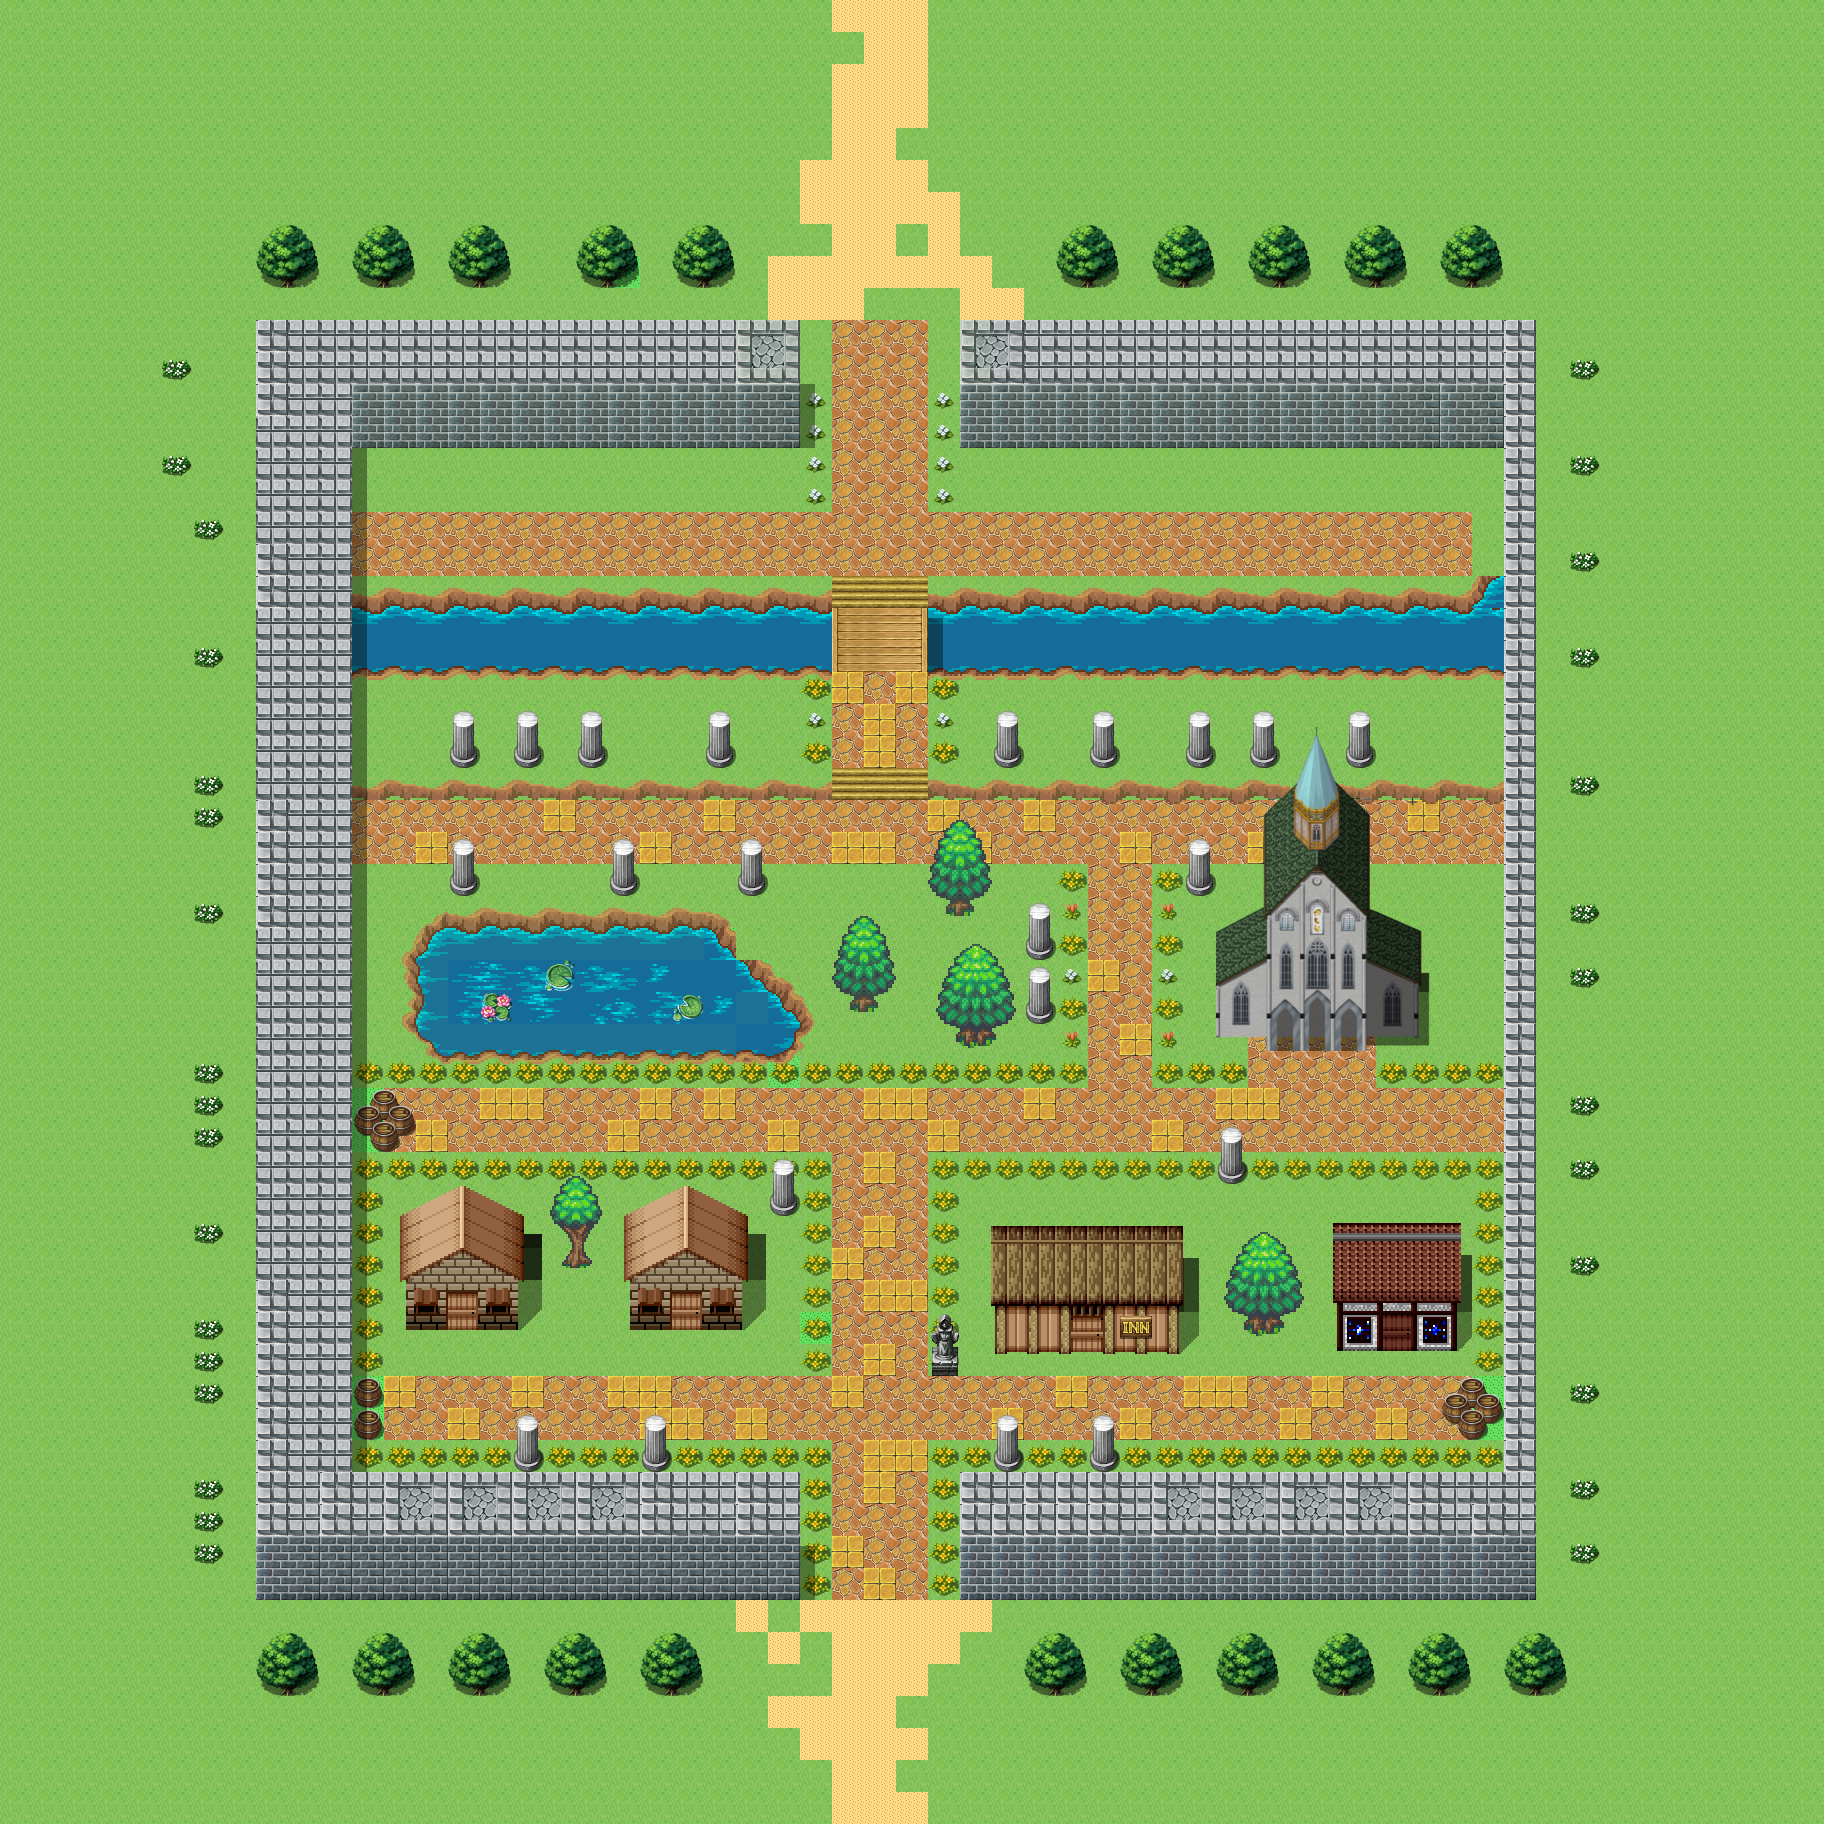

The image is a tile-based game level rendered from a .tmx file. Its description and source (layers, tilesets, objects; grid data summarised) follow:
An orthogonal 57x57 tile map with 32x32 px tiles, 10 tile layers (Tile Layer 1, Tile Layer 2, Tile Layer 3, Tile Layer 4, ...), 10 tilesets and 112 objects (6x person, 3x portalO, startpoint, portalIn).

<map version="1.2" tiledversion="1.2.4" orientation="orthogonal" renderorder="right-down" width="57" height="57" tilewidth="32" tileheight="32" infinite="0" nextlayerid="32" nextobjectid="234">
 <tileset firstgid="1" name="DragonQuestRetro" tilewidth="32" tileheight="32" tilecount="120" columns="15">
  <image source="../Resources/DragonQuestRetro.png" width="480" height="256" />
 </tileset>
 <tileset firstgid="121" name="Exteriors" tilewidth="32" tileheight="32" tilecount="256" columns="16">
  <image source="../Resources/Exteriors.png" width="512" height="512" />
 </tileset>
 <tileset firstgid="377" name="rpg_maker_telles0808" tilewidth="32" tileheight="32" tilecount="2016" columns="32">
  <image source="../Resources/rpg_maker_telles0808.png" width="1024" height="2016" />
 </tileset>
 <tileset firstgid="2393" name="houses1" tilewidth="32" tileheight="32" tilecount="208" columns="13">
  <image source="../Resources/houses1.png" width="447" height="539" />
  <terraintypes>
   <terrain name="New Terrain" tile="46" />
  </terraintypes>
 </tileset>
 <tileset firstgid="2601" name="Tree" tilewidth="32" tileheight="32" tilecount="120" columns="10">
  <image source="../Resources/Tree.png" width="320" height="384" />
 </tileset>
 <tileset firstgid="2721" name="water" tilewidth="32" tileheight="32" tilecount="144" columns="12">
  <image source="../Resources/water.png" width="384" height="384" />
 </tileset>
 <tileset firstgid="2865" source="../Resources/water.tsx" />
 <tileset firstgid="3009" name="overhang1" tilewidth="32" tileheight="32" tilecount="144" columns="12">
  <image source="../Resources/overhang1.png" width="384" height="384" />
 </tileset>
 <tileset firstgid="3153" name="chapel2" tilewidth="32" tileheight="32" tilecount="256" columns="16">
  <image source="../Resources/chapel2.png" width="512" height="512" />
 </tileset>
 <tileset firstgid="3409" source="Fantasy_Town1.tsx" />
 <layer id="22" name="Tile Layer 1" width="57" height="57">
  <data>[3249 cells, 3249 non-empty, 9 distinct tile ids]</data>
 </layer>
 <layer id="23" name="Tile Layer 2" width="57" height="57" opacity="0.93">
  <data>[3249 cells, 315 non-empty, 55 distinct tile ids]</data>
 </layer>
 <layer id="24" name="Tile Layer 3" width="57" height="57">
  <data>[3249 cells, 932 non-empty, 158 distinct tile ids]</data>
 </layer>
 <layer id="25" name="Tile Layer 4" width="57" height="57">
  <data>[3249 cells, 147 non-empty, 21 distinct tile ids]</data>
 </layer>
 <layer id="26" name="Tile Layer 5" width="57" height="57">
  <data>[3249 cells, 184 non-empty, 75 distinct tile ids]</data>
 </layer>
 <layer id="27" name="Tile Layer 6" width="57" height="57">
  <data>[3249 cells, 15 non-empty, 15 distinct tile ids]</data>
 </layer>
 <layer id="28" name="Tile Layer 7" width="57" height="57">
  <data>[3249 cells, 28 non-empty, 10 distinct tile ids]</data>
 </layer>
 <layer id="29" name="Tile Layer 8" width="57" height="57">
  <data>[3249 cells, 283 non-empty, 75 distinct tile ids]</data>
 </layer>
 <layer id="30" name="Tile Layer 9" width="57" height="57">
  <data>[3249 cells, 232 non-empty, 128 distinct tile ids]</data>
 </layer>
 <objectgroup id="10" name="Walls/portals" offsetx="0" offsety="1">
  <object id="20" x="956" y="1504.85" width="575.758" height="90.9091" />
  <object id="21" x="259.03" y="1495.76" width="542.424" height="100" />
  <object id="24" x="989.333" y="1252" width="193.333" height="108" />
  <object id="25" x="1332" y="1257.33" width="128" height="100" />
  <object id="27" x="622.667" y="1228" width="124" height="109.333" />
  <object id="28" x="400" y="1229.33" width="124" height="106.667" />
  <object id="30" x="1242.67" y="1303.33" width="39.3333" height="38" />
  <object id="31" x="1226.67" y="1290" width="75.3333" height="22" />
  <object id="32" x="246.909" y="304.849" width="106.061" height="1336.36" />
  <object id="36" x="564" y="1240" width="26" height="32" />
  <object id="37" x="564" y="1234" width="28" height="10" />
  <object id="38" x="1504" y="316" width="12" height="1292" />
  <object id="39" x="1518" y="312" width="18" height="1284" />
  <object id="59" name="portalO" type="portalO" x="545.5" y="971" width="82" height="35" />
  <object id="62" x="714" y="917" width="15" height="47" />
  <object id="63" x="731" y="935" width="11" height="44" />
  <object id="64" x="745" y="945" width="9" height="50" />
  <object id="65" x="757" y="952" width="9" height="59" />
  <object id="66" x="770" y="970" width="8" height="41" />
  <object id="67" x="781" y="982" width="10" height="51" />
  <object id="70" x="791" y="994" width="10" height="47" />
  <object id="72" x="802" y="1006" width="10" height="27" />
  <object id="73" x="778" y="1031" width="17" height="22" />
  <object id="74" x="430" y="1027" width="361" height="40" />
  <object id="76" x="419" y="1021" width="20" height="29" />
  <object id="77" x="416" y="1017" width="17" height="28" />
  <object id="78" x="409" y="1013" width="16" height="25" />
  <object id="80" x="406" y="950" width="22" height="88" />
  <object id="81" x="413" y="931" width="20" height="38" />
  <object id="82" x="407" y="944" width="16" height="16" />
  <object id="83" x="424" y="922" width="20" height="24" />
  <object id="85" x="434" y="916" width="288" height="23" />
  <object id="97" x="939.333" y="886" width="37.3333" height="16.6667" />
  <object id="99" x="947.333" y="903.333" width="25.3333" height="18" />
  <object id="100" x="849.333" y="994" width="28.6667" height="21.3333" />
  <object id="102" x="846" y="982" width="32.6667" height="13.3333" />
  <object id="104" x="958" y="1025.33" width="36.6667" height="23.3333" />
  <object id="105" x="955.333" y="1025.33" width="4.66667" height="20" />
  <object id="106" x="953.333" y="1014.67" width="44" height="14" />
  <object id="107" x="967.333" y="1013.33" width="39.3333" height="14.6667" />
  <object id="108" x="945.333" y="1012.67" width="29.3333" height="14.6667" />
  <object id="109" x="838.667" y="980.667" width="46.6667" height="14" />
  <object id="110" x="931.333" y="882.667" width="53.3333" height="18" />
  <object id="120" name="startpoint" type="startpoint" x="876" y="1526.67" width="22.6667" height="22.6667" />
  <object id="127" x="358.667" y="1109.33" width="57.3333" height="41.3333" />
  <object id="128" x="370.667" y="1104" width="25.3333" height="17.3333" />
  <object id="129" x="356" y="1377.33" width="25.3333" height="61.3333" />
  <object id="130" x="1444" y="1398.67" width="57.3333" height="38.6667" />
  <object id="131" x="1460" y="1390.67" width="25.3333" height="14.6667" />
  <object id="136" x="956" y="314" width="572" height="126" />
  <object id="137" x="262" y="326" width="536" height="122" />
  <object id="138" x="260" y="318" width="534" height="16" />
  <object id="139" name="portalO" type="portalO" x="800" y="316" width="160" height="18" />
  </objectgroup>
 <layer id="31" name="Tile Layer 10" width="57" height="57" opacity="0.48">
  <data>[3249 cells, 0 non-empty, 0 distinct tile ids]</data>
 </layer>
</map>
<!-- 59 of 112 objects omitted -->
